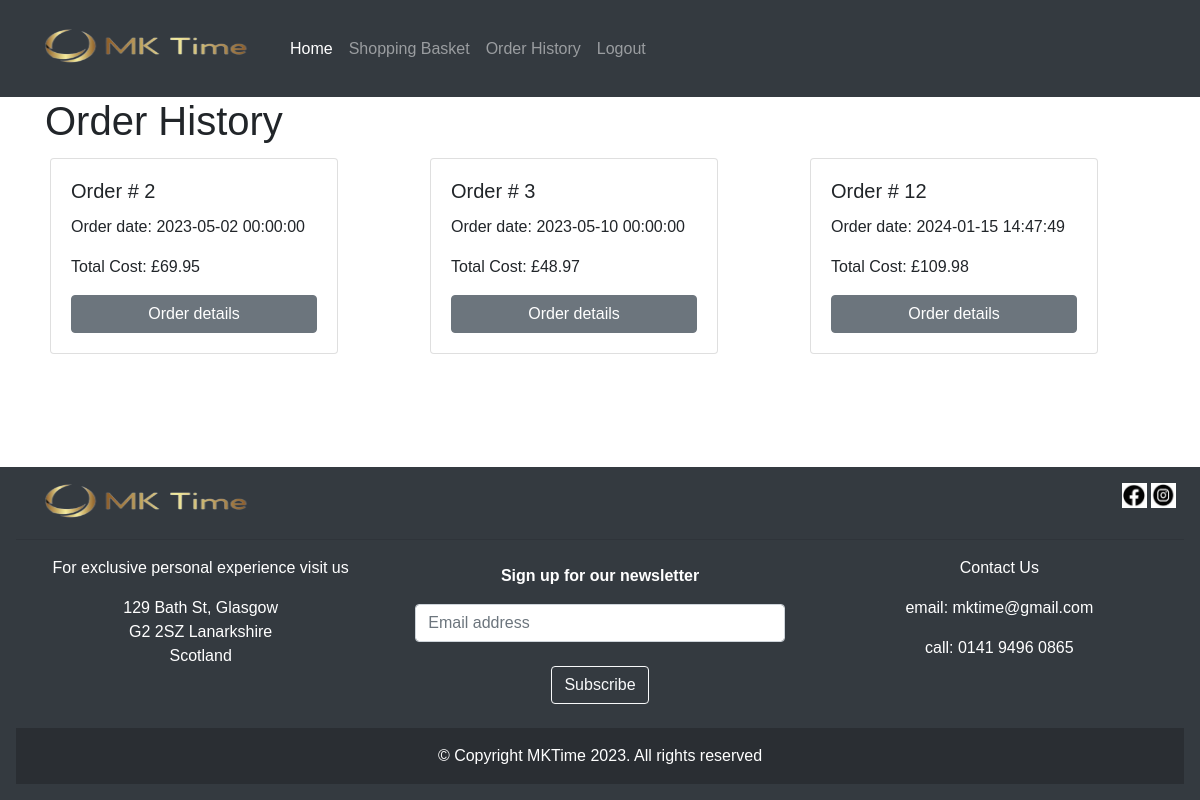
Page /root/order_history.php (signed in) on the earlier database version.
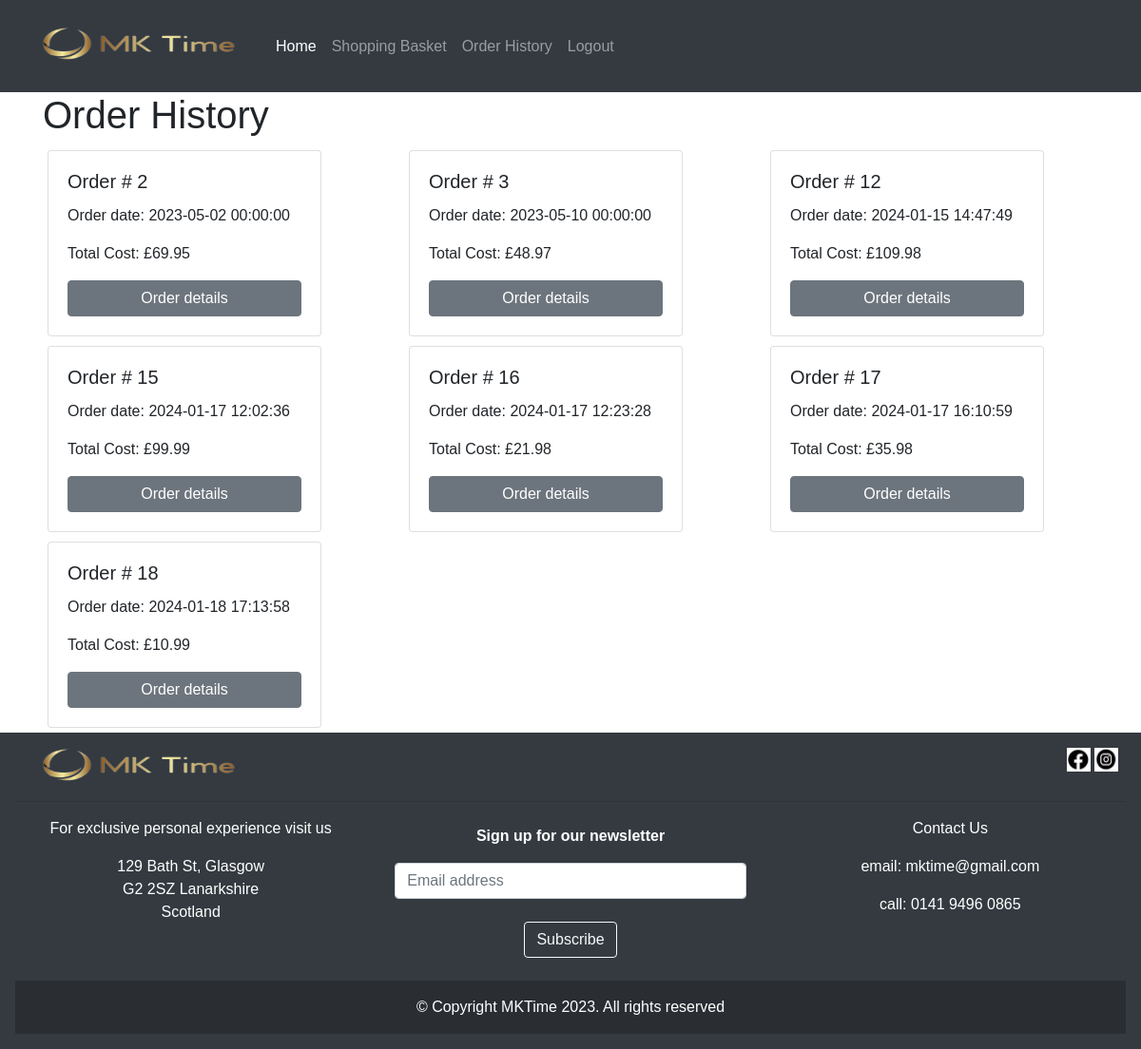
Same page on the later database version.
### tables this page shows
CREATE TABLE `orders` (
  `order_id` int(10) UNSIGNED NOT NULL,
  `user_id` int(10) UNSIGNED NOT NULL,
  `total` decimal(8,2) NOT NULL,
  `order_date` datetime NOT NULL
);

### root/order_history.php (the view, shortened to what this page needs)
<!DOCTYPE html>
<html lang="en">
<head>
<?php
	if (isset($_SESSION['user_id'])) {
    $user_id = $_SESSION['user_id'];
	}
    include('include/head.php');
    include('include/navbar.php');
    ?>
</head>
<body class="d-flex flex-column min-vh-100">
    <div class="container flex-grow-1">
  <?php
        require('connect_db.php');
	  echo'<h1>Order History</h1>';
      $sql = "SELECT * FROM orders WHERE user_id = $user_id";
      $result = mysqli_query($link, $sql);
	  if (mysqli_num_rows($result) > 0) {
        echo '<div class="row">';
        while($row = mysqli_fetch_assoc($result)) {
          echo '<div class="col-sm-4">';
          echo '  <div class="card" style="width: 18rem; margin: 5px;">';
          echo '    <div class="card-body">
				<h5 class="card-title">Order # '.$row["order_id"].'</h5>
				<p class="card-text">Order date: '.$row["order_date"].'</p>
				<p class="card-text">Total Cost: £'.$row["total"].'</p>
				<a href="order_details.php?id=' . $row["order_id"] . '" class="btn btn-secondary btn-block">Order details</a>
					</div>
					</div>
					</div>';
        }
        echo '</div>';
      } else {
        echo "0 results";
      }
	?>
	</div>
	<?php  include('include/footer.php'); ?>
</body>
</html>

### root/include/head.php (shortened to what this page needs)
<link rel="stylesheet" href="https://cdn.jsdelivr.net/npm/bootstrap@4.6.2/dist/css/bootstrap.min.css">
<link rel="stylesheet" href="styles.css">

### root/include/navbar.php (shortened to what this page needs)
<nav class="navbar navbar-expand-lg navbar-dark bg-dark">
    <a class="navbar-brand" href="index.php"><img src="img/mktime.png" alt="MKTime" background-color="#001f3f" width="250" height="71" loading="lazy" class="" /></a>
    <div class="collapse navbar-collapse" id="navbarNavAltMarkup">
        <div class="navbar-nav">
            <a class="nav-link active" href="index.php">Home <span class="sr-only">(current)</span></a>
			<?php
            if (isset($_SESSION['user_id'])) {
                echo '<a class="nav-link" href="cart.php">Shopping Basket</a><br>
					  <a class="nav-link" href="order_history.php">Order History</a><br>
					  <a class="nav-link" href="logout.php">Logout</a>';
            } else {
                echo '<a class="nav-link" href="login.php">Login</a>
					  <a class="nav-link" href="create_account.php">Create Account</a>
				';
            }
            ?>
        </div>
    </div>
</nav>

### root/include/footer.php (shortened to what this page needs)
<footer class="bg-dark text-center text-white">
  <div class="container-fluid p-3 pb-0 mx-auto">
    <section class="d-flex justify-content-between align-items-center" style="height: 40px;">
      <div class="aero-footer-navigation-container">
        <a href="http://localhost/mktime/root/index.php#" title="MKTime">
          <img src="img/mktime.png" alt="MKTime" width="250" height="71" loading="lazy" class="" />
        </a>
      </div>
      <div class="aero-socials">
        <ul class="aero-social__list list-unstyled flex items-center space-x-4">
          <li class="aero-social__list-item flex items-center rounded hover:opacity-75">
            <a href="#" class="aero-social__list-link inline-block p-2" target="_blank" rel="noopener">
              <img class="aero-social" src="img/facebook.jpg" width="25" height="25" loading="lazy" class="">
              <img class="aero-social" src="img/insta.jpg" width="25" height="25" loading="lazy" class="">
            </a>
          </li>
        </ul>
      </div>
    </section>
    <hr>
    <section class="text-center">
      <div class="row">
      <div class="col-md-4 col-12 mx-auto">
          <p> For exclusive personal experience visit us <br>
           <p>129 Bath St, Glasgow <br>
             G2 2SZ Lanarkshire <br>
            Scotland </p>
            </div>
        <div class="col-md-4 col-12 mx-auto">
          <p class="pt-2">
            <strong>Sign up for our newsletter</strong>
          </p>
		 <div class="form-outline form-white mb-4">
            <input type="email" id="form5Example2" class="form-control" placeholder="Email address"/>
          </div>
          <button type="submit" id="newsletter-submit" class="btn btn-outline-light mb-4" onclick="showMailingListAlert();">
            Subscribe
            </button>
        </div>
        <div class="col-md-4 col-12 mx-auto">
          <p> Contact Us </p>
          <p> email: mktime@gmail.com </p>
            <p> call: 0141 9496 0865  </p>
        </div>
      </div>
    </section>
  <div class="text-center p-3" style="background-color: rgba(0, 0, 0, 0.2);">
    © Copyright MKTime 2023. All rights reserved
  </div>
</footer>

### root/styles.css (style rules this page uses)
body { font-family: Arial, sans-serif; margin: 0; padding: 0; }
input { width: 100%; max-width: 400px; padding: 8px; margin-bottom: 10px; }

Differences in the rows shown:
added orders: order_id "15", order_date "2024-01-17 12:02:36", total "99.99"
added orders: order_id "16", order_date "2024-01-17 12:23:28", total "21.98"
added orders: order_id "17", order_date "2024-01-17 16:10:59", total "35.98"
added orders: order_id "18", order_date "2024-01-18 17:13:58", total "10.99"
